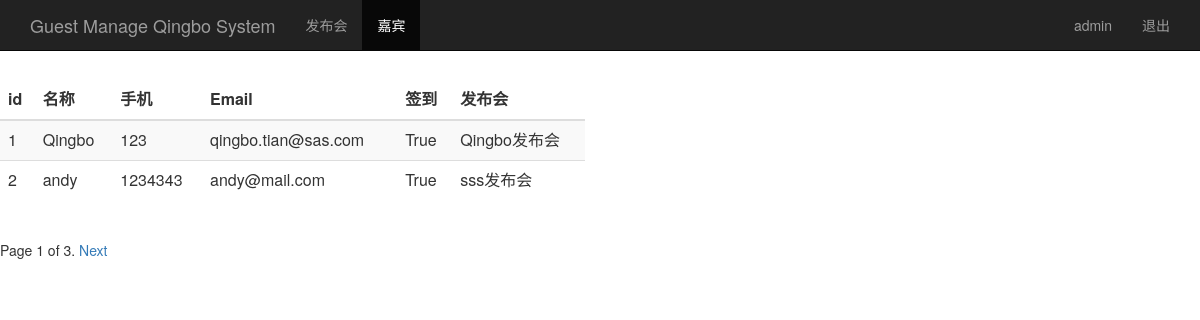
The page /guest_manage/ (signed in) on the database its author committed.
### sign/models.py (models this page shows, shortened)
class Guest(models.Model):
    event = models.ForeignKey(Event,on_delete=models.CASCADE,default="") # 关联发布会id
    realname=models.CharField(max_length=64) #姓名
    phone=models.CharField(max_length=16) #手机号
    email=models.EmailField() #邮箱
    sign=models.BooleanField() #签到状态
    create_time=models.DateTimeField(auto_now=True) #创建时间（自动获取当前时间）
    class Meta:
        unique_together=("event","phone")

class Event(models.Model):
    name=models.CharField(max_length=100) #发布会标题
    limit=models.IntegerField() #参数人数
    status=models.BooleanField() #状态
    address=models.CharField(max_length=200) #地址
    start_time=models.DateTimeField('events time') #发布会时间
    create_time=models.DateTimeField(auto_now=True) #创建时间（自动获取当前时间）
    def __str__(self):
        return self.name

### sign/views.py (the view)
# urls.py: url(r'^guest_manage/$', views.guest_manage),
@login_required
def guest_manage(request):
    username = request.session.get('user', '')
    guest_list = Guest.objects.all()
    paginator=Paginator(guest_list,2)
    page=request.GET.get('page')
    try:
        contacts=paginator.page(page)
    except PageNotAnInteger:
        contacts=paginator.page(1)
    except EmptyPage:
        contacts=paginator.page(paginator.num_pages)
    return render(request, "guest_manage.html", {"user": username, "guests": contacts})

### sign/templates/guest_Manage.html (shortened to what this page needs)
<html lang="zh-CN">
  <head>
    {% load bootstrap3 %}
    {% bootstrap_css %}
  </head>
  <body>
    <nav class="navbar navbar-inverse navbar-fixed-top">
      <div class="container">
        <div class="navbar-header">
          <a class="navbar-brand" href="/event_manage/">Guest Manage Qingbo System</a>
        </div>
        <div id="navbar" class="collapse navbar-collapse">
          <ul class="nav navbar-nav">
            <li><a href="/event_manage/">发布会</a></li>
            <li class="active"><a href="#">嘉宾</a></li>
          </ul>
          <ul class="nav navbar-nav navbar-right">
            <li><a href="#">{{user}}</a></li>
            <li><a href="/logout/">退出</a></li>
          </ul>
        </div>
      </div>
    </nav>
    <div class="row" style="padding-top: 80px;">
      <div class="col-md-6">
        <table class="table table-striped">
          <thead>
            <tr>
              <th>id</th><th>名称</th><th>手机</th><th>Email</th><th>签到</th> <th>发布会</th>
            </tr>
          </thead>
          <tbody>
            {% for guest in guests %}
            <tr>
              <td>{{ guest.id }}</td>
              <td>{{ guest.realname }}</td>
              <td>{{ guest.phone }}</td>
              <td>{{ guest.email }}</td>
              <td>{{ guest.sign }}</td>
              <td>{{ guest.event }}</td>
            </tr>
            {% endfor %}
          </tbody>
        </table>
      </div>
    </div>
    <div class="pagination">
      <span class="step-links">
          <span class="current">
            Page {{ guests.number }} of {{ guests.paginator.num_pages }}.
          </span>
        {% if guests.has_next %}
          <a href="?page={{ guests.next_page_number }}">Next</a>
        {% endif %}
      </span>
    </div>
  </body>
</html>

### rows shown on the page
Guest: id "1", realname "Qingbo", phone "123", email "qingbo.tian@sas.com", sign "True", event "Qingbo发布会"
Guest: id "2", realname "andy", phone "1234343", email "andy@mail.com", sign "True", event "sss发布会"

### other values the page prints
{{ user }} "admin"
{{ guests.number }} "1"
{{ guests.paginator.num_pages }} "3"
